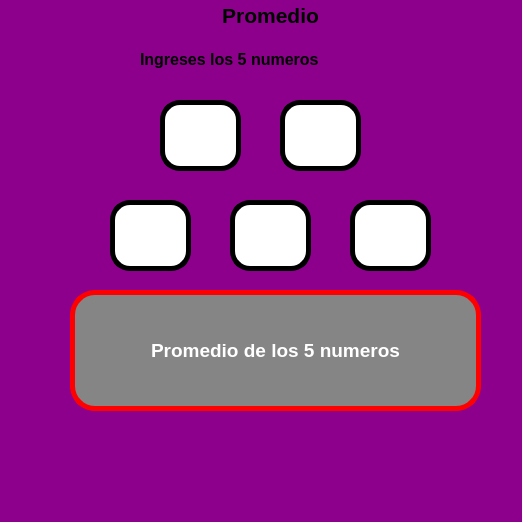
<?xml version="1.0" encoding="UTF-8"?>
<ui version="4.0">
 <class>MainWindow</class>
 <widget class="QMainWindow" name="MainWindow">
  <property name="geometry">
   <rect>
    <x>0</x>
    <y>0</y>
    <width>522</width>
    <height>522</height>
   </rect>
  </property>
  <property name="windowTitle">
   <string>MainWindow</string>
  </property>
  <property name="styleSheet">
   <string notr="true">background-color: rgb(140, 0, 140);</string>
  </property>
  <widget class="QWidget" name="centralwidget">
   <widget class="QPushButton" name="promedio">
    <property name="geometry">
     <rect>
      <x>70</x>
      <y>290</y>
      <width>411</width>
      <height>121</height>
     </rect>
    </property>
    <property name="font">
     <font>
      <pointsize>14</pointsize>
      <weight>75</weight>
      <bold>true</bold>
     </font>
    </property>
    <property name="layoutDirection">
     <enum>Qt::LeftToRight</enum>
    </property>
    <property name="styleSheet">
     <string notr="true">background-color: rgb(170, 85, 255);
background-color: rgb(133, 133, 133);
color: rgb(255, 255, 255);
border-radius: 25px;
border:  5px solid red;</string>
    </property>
    <property name="text">
     <string>Promedio de los 5 numeros</string>
    </property>
   </widget>
   <widget class="QLabel" name="label">
    <property name="geometry">
     <rect>
      <x>140</x>
      <y>50</y>
      <width>271</width>
      <height>51</height>
     </rect>
    </property>
    <property name="text">
     <string>&lt;html&gt;&lt;head/&gt;&lt;body&gt;&lt;p&gt;&lt;span style=&quot; font-size:12pt; font-weight:600;&quot;&gt;Ingreses los 5 numeros&lt;/span&gt;&lt;/p&gt;&lt;p&gt;&lt;br/&gt;&lt;/p&gt;&lt;/body&gt;&lt;/html&gt;</string>
    </property>
   </widget>
   <widget class="QLineEdit" name="num1">
    <property name="geometry">
     <rect>
      <x>160</x>
      <y>100</y>
      <width>81</width>
      <height>71</height>
     </rect>
    </property>
    <property name="layoutDirection">
     <enum>Qt::LeftToRight</enum>
    </property>
    <property name="styleSheet">
     <string notr="true">background-color: rgb(255, 255, 255);
border-radius:20px;
border:  5px solid black;</string>
    </property>
    <property name="text">
     <string/>
    </property>
    <property name="alignment">
     <set>Qt::AlignCenter</set>
    </property>
   </widget>
   <widget class="QLabel" name="label_3">
    <property name="geometry">
     <rect>
      <x>130</x>
      <y>-10</y>
      <width>281</width>
      <height>51</height>
     </rect>
    </property>
    <property name="text">
     <string>&lt;html&gt;&lt;head/&gt;&lt;body&gt;&lt;p&gt;&lt;span style=&quot; font-size:16pt; font-weight:600;&quot;&gt;Promedio&lt;/span&gt;&lt;/p&gt;&lt;/body&gt;&lt;/html&gt;</string>
    </property>
    <property name="alignment">
     <set>Qt::AlignCenter</set>
    </property>
   </widget>
   <widget class="QLineEdit" name="num2">
    <property name="geometry">
     <rect>
      <x>280</x>
      <y>100</y>
      <width>81</width>
      <height>71</height>
     </rect>
    </property>
    <property name="layoutDirection">
     <enum>Qt::LeftToRight</enum>
    </property>
    <property name="styleSheet">
     <string notr="true">background-color: rgb(255, 255, 255);
border-radius:20px;
border:  5px solid black;</string>
    </property>
    <property name="text">
     <string/>
    </property>
    <property name="alignment">
     <set>Qt::AlignCenter</set>
    </property>
   </widget>
   <widget class="QLineEdit" name="num3">
    <property name="geometry">
     <rect>
      <x>110</x>
      <y>200</y>
      <width>81</width>
      <height>71</height>
     </rect>
    </property>
    <property name="layoutDirection">
     <enum>Qt::LeftToRight</enum>
    </property>
    <property name="styleSheet">
     <string notr="true">background-color: rgb(255, 255, 255);
border-radius:20px;
border:  5px solid black;</string>
    </property>
    <property name="text">
     <string/>
    </property>
    <property name="alignment">
     <set>Qt::AlignCenter</set>
    </property>
   </widget>
   <widget class="QLineEdit" name="num4">
    <property name="geometry">
     <rect>
      <x>230</x>
      <y>200</y>
      <width>81</width>
      <height>71</height>
     </rect>
    </property>
    <property name="layoutDirection">
     <enum>Qt::LeftToRight</enum>
    </property>
    <property name="styleSheet">
     <string notr="true">background-color: rgb(255, 255, 255);
border-radius:20px;
border:  5px solid black;</string>
    </property>
    <property name="text">
     <string/>
    </property>
    <property name="alignment">
     <set>Qt::AlignCenter</set>
    </property>
   </widget>
   <widget class="QLineEdit" name="num5">
    <property name="geometry">
     <rect>
      <x>350</x>
      <y>200</y>
      <width>81</width>
      <height>71</height>
     </rect>
    </property>
    <property name="layoutDirection">
     <enum>Qt::LeftToRight</enum>
    </property>
    <property name="styleSheet">
     <string notr="true">background-color: rgb(255, 255, 255);
border-radius:20px;
border:  5px solid black;</string>
    </property>
    <property name="text">
     <string/>
    </property>
    <property name="alignment">
     <set>Qt::AlignCenter</set>
    </property>
   </widget>
   <zorder>label</zorder>
   <zorder>promedio</zorder>
   <zorder>num1</zorder>
   <zorder>label_3</zorder>
   <zorder>num2</zorder>
   <zorder>num3</zorder>
   <zorder>num4</zorder>
   <zorder>num5</zorder>
  </widget>
  <widget class="QMenuBar" name="menubar">
   <property name="geometry">
    <rect>
     <x>0</x>
     <y>0</y>
     <width>522</width>
     <height>26</height>
    </rect>
   </property>
  </widget>
  <widget class="QStatusBar" name="statusbar"/>
 </widget>
 <resources/>
 <connections/>
</ui>
